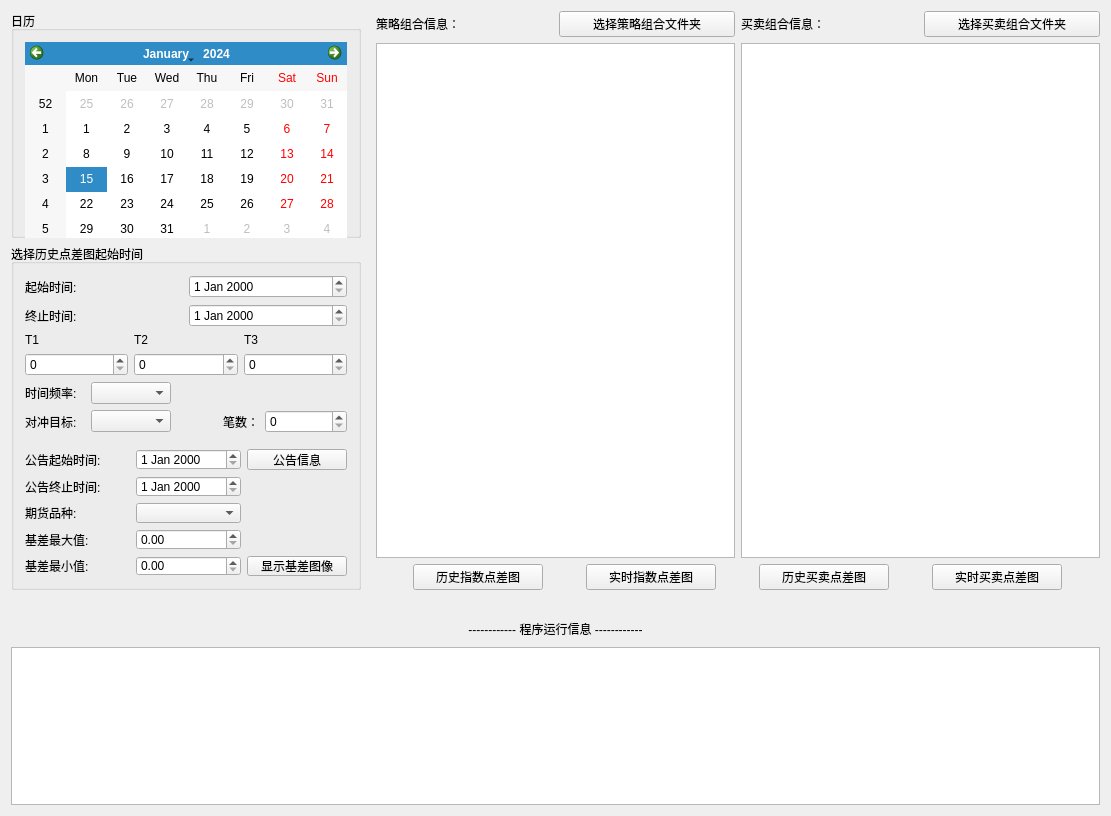
<?xml version="1.0" encoding="UTF-8"?>
<ui version="4.0">
 <class>Widget</class>
 <widget class="QWidget" name="Widget">
  <property name="enabled">
   <bool>true</bool>
  </property>
  <property name="geometry">
   <rect>
    <x>0</x>
    <y>0</y>
    <width>1111</width>
    <height>816</height>
   </rect>
  </property>
  <property name="minimumSize">
   <size>
    <width>280</width>
    <height>240</height>
   </size>
  </property>
  <property name="windowTitle">
   <string>Widget</string>
  </property>
  <layout class="QFormLayout" name="formLayout">
   <item row="0" column="0">
    <layout class="QVBoxLayout" name="verticalLayout">
     <property name="rightMargin">
      <number>9</number>
     </property>
     <item>
      <widget class="QGroupBox" name="CalendarBox">
       <property name="minimumSize">
        <size>
         <width>200</width>
         <height>1</height>
        </size>
       </property>
       <property name="maximumSize">
        <size>
         <width>350</width>
         <height>250</height>
        </size>
       </property>
       <property name="title">
        <string>日历</string>
       </property>
       <layout class="QGridLayout" name="gridLayout_4">
        <item row="0" column="0">
         <widget class="QCalendarWidget" name="calendarWidget">
          <property name="minimumSize">
           <size>
            <width>200</width>
            <height>200</height>
           </size>
          </property>
         </widget>
        </item>
       </layout>
      </widget>
     </item>
     <item>
      <widget class="QGroupBox" name="chooseTimeBox">
       <property name="enabled">
        <bool>true</bool>
       </property>
       <property name="minimumSize">
        <size>
         <width>350</width>
         <height>300</height>
        </size>
       </property>
       <property name="maximumSize">
        <size>
         <width>350</width>
         <height>800</height>
        </size>
       </property>
       <property name="title">
        <string>选择历史点差图起始时间</string>
       </property>
       <layout class="QGridLayout" name="gridLayout">
        <item row="0" column="0">
         <layout class="QVBoxLayout" name="verticalLayout_3">
          <item>
           <layout class="QGridLayout" name="chooseTime_gridLayout">
            <item row="0" column="0">
             <widget class="QLabel" name="startTimeLabel">
              <property name="text">
               <string>起始时间:</string>
              </property>
             </widget>
            </item>
            <item row="0" column="1">
             <widget class="QDateEdit" name="chooseStartDate"/>
            </item>
            <item row="1" column="0">
             <widget class="QLabel" name="endTimeLabel">
              <property name="text">
               <string>终止时间:</string>
              </property>
             </widget>
            </item>
            <item row="1" column="1">
             <widget class="QDateEdit" name="chooseEndDate"/>
            </item>
           </layout>
          </item>
          <item>
           <layout class="QGridLayout" name="MACDTime_gridLayout">
            <item row="0" column="0">
             <widget class="QLabel" name="EMA1Time_label">
              <property name="maximumSize">
               <size>
                <width>16777215</width>
                <height>25</height>
               </size>
              </property>
              <property name="text">
               <string>T1</string>
              </property>
             </widget>
            </item>
            <item row="0" column="1">
             <widget class="QLabel" name="EMA2Time_label">
              <property name="text">
               <string>T2</string>
              </property>
             </widget>
            </item>
            <item row="0" column="2">
             <widget class="QLabel" name="DIFFTime_label">
              <property name="text">
               <string>T3</string>
              </property>
             </widget>
            </item>
            <item row="1" column="0">
             <widget class="QSpinBox" name="EMA1TimeSpinBox"/>
            </item>
            <item row="1" column="1">
             <widget class="QSpinBox" name="EMA2TimeSpinBox"/>
            </item>
            <item row="1" column="2">
             <widget class="QSpinBox" name="DIFFTimeSpinBox"/>
            </item>
           </layout>
          </item>
          <item>
           <layout class="QGridLayout" name="gridLayout_2">
            <item row="0" column="0">
             <widget class="QLabel" name="timeFre_label">
              <property name="maximumSize">
               <size>
                <width>60</width>
                <height>16777215</height>
               </size>
              </property>
              <property name="sizeIncrement">
               <size>
                <width>40</width>
                <height>0</height>
               </size>
              </property>
              <property name="text">
               <string>时间频率:</string>
              </property>
             </widget>
            </item>
            <item row="0" column="1">
             <widget class="QComboBox" name="dataFrequency">
              <property name="maximumSize">
               <size>
                <width>80</width>
                <height>16777215</height>
               </size>
              </property>
             </widget>
            </item>
            <item row="1" column="0">
             <widget class="QLabel" name="hedgeTarget_Label">
              <property name="maximumSize">
               <size>
                <width>60</width>
                <height>16777215</height>
               </size>
              </property>
              <property name="text">
               <string>对冲目标:</string>
              </property>
             </widget>
            </item>
            <item row="1" column="1">
             <widget class="QComboBox" name="hedgeTarget_comboBox">
              <property name="maximumSize">
               <size>
                <width>100</width>
                <height>16777215</height>
               </size>
              </property>
             </widget>
            </item>
            <item row="1" column="2">
             <widget class="QLabel" name="hedgeCount_label">
              <property name="maximumSize">
               <size>
                <width>100</width>
                <height>16777215</height>
               </size>
              </property>
              <property name="text">
               <string>笔数：</string>
              </property>
              <property name="alignment">
               <set>Qt::AlignRight|Qt::AlignTrailing|Qt::AlignVCenter</set>
              </property>
             </widget>
            </item>
            <item row="1" column="3">
             <widget class="QSpinBox" name="hedgeCount_spinBox">
              <property name="maximumSize">
               <size>
                <width>100</width>
                <height>16777215</height>
               </size>
              </property>
             </widget>
            </item>
           </layout>
          </item>
          <item>
           <layout class="QGridLayout" name="gridLayout_3">
            <property name="topMargin">
             <number>10</number>
            </property>
            <item row="3" column="0">
             <widget class="QLabel" name="label_2">
              <property name="text">
               <string>基差最大值:</string>
              </property>
             </widget>
            </item>
            <item row="3" column="1">
             <widget class="QDoubleSpinBox" name="maxSpread_SpinBox"/>
            </item>
            <item row="2" column="0">
             <widget class="QLabel" name="label">
              <property name="text">
               <string>期货品种:</string>
              </property>
             </widget>
            </item>
            <item row="0" column="0">
             <widget class="QLabel" name="startTimeLabel_2">
              <property name="text">
               <string>公告起始时间:</string>
              </property>
             </widget>
            </item>
            <item row="0" column="1">
             <widget class="QDateEdit" name="AnnouncementStartDate"/>
            </item>
            <item row="1" column="0">
             <widget class="QLabel" name="endTimeLabel_2">
              <property name="text">
               <string>公告终止时间:</string>
              </property>
             </widget>
            </item>
            <item row="1" column="1">
             <widget class="QDateEdit" name="AnnouncementEndDate"/>
            </item>
            <item row="0" column="2">
             <widget class="QPushButton" name="Annoucnement_Button">
              <property name="maximumSize">
               <size>
                <width>100</width>
                <height>16777215</height>
               </size>
              </property>
              <property name="text">
               <string>公告信息</string>
              </property>
             </widget>
            </item>
            <item row="2" column="1">
             <widget class="QComboBox" name="futureList_ComboBox"/>
            </item>
            <item row="4" column="0">
             <widget class="QLabel" name="label_3">
              <property name="text">
               <string>基差最小值:</string>
              </property>
             </widget>
            </item>
            <item row="4" column="1">
             <widget class="QDoubleSpinBox" name="minSpread_SpinBox"/>
            </item>
            <item row="4" column="2">
             <widget class="QPushButton" name="showFutureSpread_Button">
              <property name="text">
               <string>显示基差图像</string>
              </property>
             </widget>
            </item>
           </layout>
          </item>
         </layout>
        </item>
       </layout>
      </widget>
     </item>
    </layout>
   </item>
   <item row="0" column="1">
    <layout class="QVBoxLayout" name="verticalLayout_2">
     <item>
      <layout class="QHBoxLayout" name="horizontalLayout_4">
       <item>
        <widget class="QLabel" name="strategy_label">
         <property name="minimumSize">
          <size>
           <width>0</width>
           <height>16</height>
          </size>
         </property>
         <property name="text">
          <string>策略组合信息：</string>
         </property>
        </widget>
       </item>
       <item>
        <widget class="QPushButton" name="chooseStrategyDir_Button">
         <property name="text">
          <string>选择策略组合文件夹</string>
         </property>
        </widget>
       </item>
       <item>
        <widget class="QLabel" name="strategy_label_2">
         <property name="minimumSize">
          <size>
           <width>0</width>
           <height>16</height>
          </size>
         </property>
         <property name="text">
          <string>买卖组合信息：</string>
         </property>
        </widget>
       </item>
       <item>
        <widget class="QPushButton" name="choosePortfolioDir_Button">
         <property name="text">
          <string>选择买卖组合文件夹</string>
         </property>
        </widget>
       </item>
      </layout>
     </item>
     <item>
      <layout class="QHBoxLayout" name="horizontalLayout_2">
       <item>
        <widget class="QTableView" name="strategy_table"/>
       </item>
       <item>
        <widget class="QTableView" name="buySalePortfolio_table"/>
       </item>
      </layout>
     </item>
     <item>
      <layout class="QHBoxLayout" name="horizontalLayout_3">
       <item>
        <widget class="QPushButton" name="historyHedgeIndexChart">
         <property name="enabled">
          <bool>true</bool>
         </property>
         <property name="maximumSize">
          <size>
           <width>130</width>
           <height>16777215</height>
          </size>
         </property>
         <property name="text">
          <string>历史指数点差图</string>
         </property>
        </widget>
       </item>
       <item>
        <widget class="QPushButton" name="realTimeHedgeIndexChart">
         <property name="sizePolicy">
          <sizepolicy hsizetype="Minimum" vsizetype="Fixed">
           <horstretch>4</horstretch>
           <verstretch>0</verstretch>
          </sizepolicy>
         </property>
         <property name="maximumSize">
          <size>
           <width>130</width>
           <height>16777215</height>
          </size>
         </property>
         <property name="layoutDirection">
          <enum>Qt::RightToLeft</enum>
         </property>
         <property name="autoFillBackground">
          <bool>false</bool>
         </property>
         <property name="text">
          <string>实时指数点差图</string>
         </property>
        </widget>
       </item>
       <item>
        <widget class="QPushButton" name="historyBuySaleChart">
         <property name="minimumSize">
          <size>
           <width>0</width>
           <height>0</height>
          </size>
         </property>
         <property name="maximumSize">
          <size>
           <width>130</width>
           <height>16777215</height>
          </size>
         </property>
         <property name="text">
          <string>历史买卖点差图</string>
         </property>
        </widget>
       </item>
       <item>
        <widget class="QPushButton" name="realTimeBuySaleChart">
         <property name="maximumSize">
          <size>
           <width>130</width>
           <height>16777215</height>
          </size>
         </property>
         <property name="text">
          <string>实时买卖点差图</string>
         </property>
        </widget>
       </item>
      </layout>
     </item>
    </layout>
   </item>
   <item row="1" column="0" colspan="2">
    <layout class="QVBoxLayout" name="programInfo_verticalLayout">
     <property name="topMargin">
      <number>20</number>
     </property>
     <item>
      <widget class="QLabel" name="programInfo_Label">
       <property name="minimumSize">
        <size>
         <width>0</width>
         <height>25</height>
        </size>
       </property>
       <property name="text">
        <string>------------ 程序运行信息 ------------</string>
       </property>
       <property name="alignment">
        <set>Qt::AlignCenter</set>
       </property>
      </widget>
     </item>
     <item>
      <widget class="QTableView" name="programInfo_tableView"/>
     </item>
    </layout>
   </item>
  </layout>
 </widget>
 <layoutdefault spacing="6" margin="11"/>
 <resources/>
 <connections/>
</ui>
